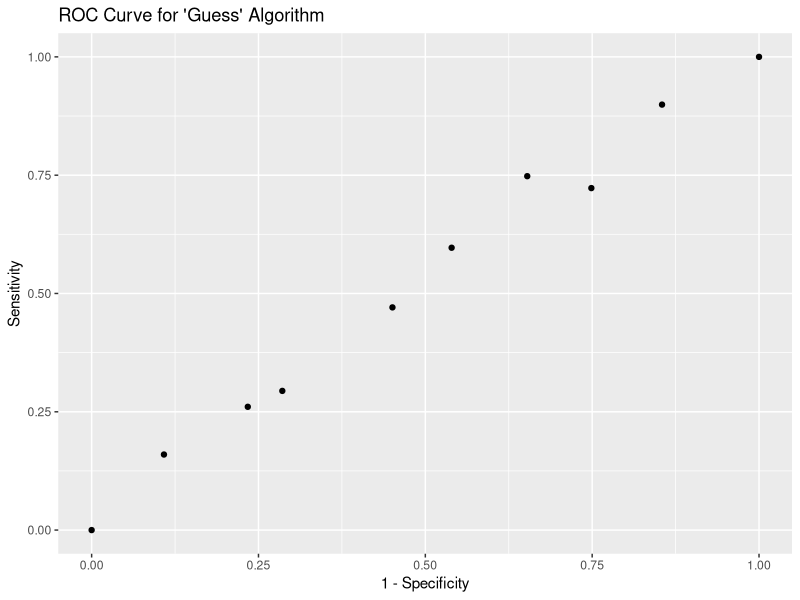
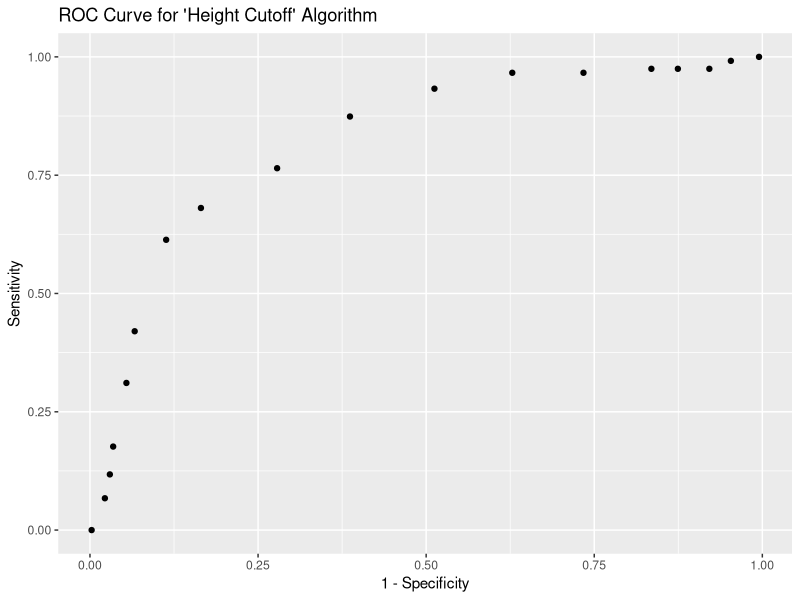
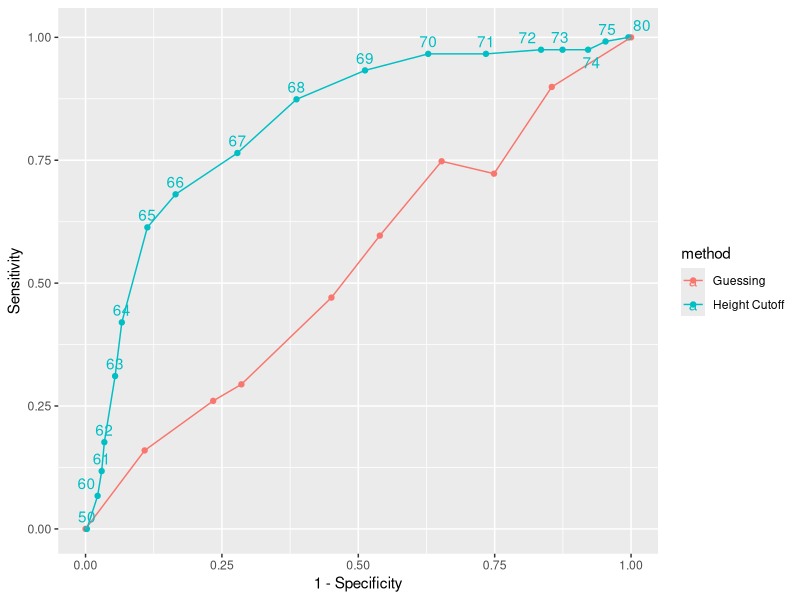
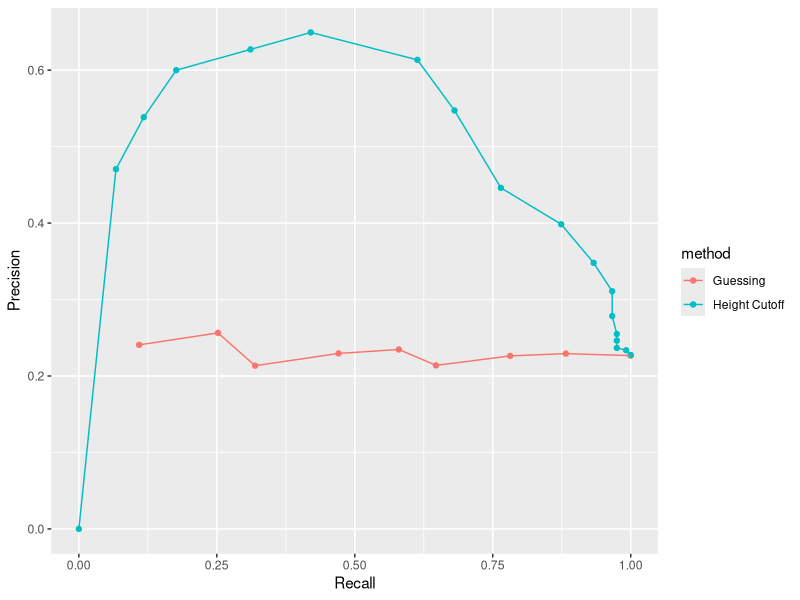

Generate these figures, in order, with R:
## ---- chunk 1
library(tidyverse)
library(caret)
library(dslabs)
library(ggrepel)
data(heights)
set.seed(2, sample.kind = "Rounding")
options(digits = 3)
y = heights$sex # Categorical outcome (male or female)
x = heights$height
# Var containing index vals
test_index = createDataPartition(y, times = 1, p = 0.5, list = FALSE)
# The actual splitting of the dataset by rand. gen. index vals.
train_set = heights[-test_index, ]
test_set = heights[test_index, ]
cutoff = seq(61, 70) # Defining sequence of cutoffs
accuracy = map_dbl(cutoff, function(x) {
  y_hat = ifelse(train_set$height > x, "Male", "Female") %>% 
    factor(levels = levels(test_set$sex))
  mean(y_hat == train_set$sex)
})
best_cutoff = cutoff[which.max(accuracy)]
y_hat = ifelse(test_set$height > best_cutoff, "Male", "Female") %>%
  factor(levels = levels(test_set$sex))
prev = mean(y == "Male")
## ---- chunk 2
p = 0.9
y_hat = sample(c("Male", "Female"), length(test_index),
               replace = TRUE, prob = c(p, 1-p)) %>% 
  factor(levels = levels(test_set$sex))
mean(y_hat == test_set$sex)
## ---- chunk 3
set.seed(2, sample.kind = "Rounding")
p_seq = seq(0, 1, length.out = 10) # Sequence of p's for testing

guessing = map_df(p_seq, function(x) {
  y_hat = sample(c("Male", "Female"), length(test_index),
                 replace = TRUE, prob = c(x, 1 - x)) %>% 
    factor(levels = levels(test_set$sex))
  list(method = "Guessing",
       # True Positive Rate AKA Sensitivity
       TPR = sensitivity(y_hat, test_set$sex),
       # False Positive Rate AKA 1 - Specificity
       FPR = 1 - specificity(y_hat, test_set$sex))
})
guessing %>% ggplot(aes(FPR, TPR)) +
  geom_point() +
  xlab("1 - Specificity") +
  ylab("Sensitivity") +
  ggtitle("ROC Curve for 'Guess' Algorithm")

## ---- chunk 4
cutoffs = c(50, seq(60, 75), 80)
height_cutoff = map_df(cutoffs, function(x) {
  y_hat = ifelse(test_set$height > x, "Male", "Female") %>% 
    factor(levels = levels(test_set$sex))
  list(method = "Height Cutoff",
       TPR = sensitivity(y_hat, test_set$sex),
       FPR = 1 - specificity(y_hat, test_set$sex),
       cutoff = x # We'll be using this later for labeling
       )
})
height_cutoff %>% ggplot(aes(FPR, TPR)) +
  geom_point() +
  xlab("1 - Specificity") +
  ylab("Sensitivity") +
  ggtitle("ROC Curve for 'Height Cutoff' Algorithm")
## ---- chunk 5
bind_rows(guessing, height_cutoff) %>% # Combine results of both algorithms
  ggplot(aes(FPR, TPR, color = method, label = cutoff)) +
  geom_point() +
  geom_line() +
  xlab("1 - Specificity") +
  ylab("Sensitivity") +
  geom_text_repel(nudge_x = 0, nudge_y = 0.01)
## ---- chunk 6
# Guessing Algorithm Results
guessing = map_df(p_seq, function(x) {
  y_hat = sample(c("Male", "Female"), length(test_index), replace = TRUE, prob = c(x, 1 - x)) %>% 
    factor(levels = levels(test_set$sex))
  list(method = "Guessing",
       precision = precision(y_hat, test_set$sex),
       TPR = sensitivity(y_hat, test_set$sex))
})

# Height Cutoff Algorithm Results
height_cutoff = map_df(cutoffs, function(x) {
  y_hat = ifelse(test_set$height > x, "Male", "Female") %>% 
    factor(levels = levels(test_set$sex))
  list(method = "Height Cutoff",
       TPR = sensitivity(y_hat, test_set$sex),
       precision = precision(y_hat, test_set$sex))
})

# Combine both results for plotting
bind_rows(guessing, height_cutoff) %>% 
  ggplot(aes(TPR, precision, color = method)) +
  geom_point() +
  geom_line() +
  xlab("Recall") + # AKA Sensitivity
  ylab("Precision")
